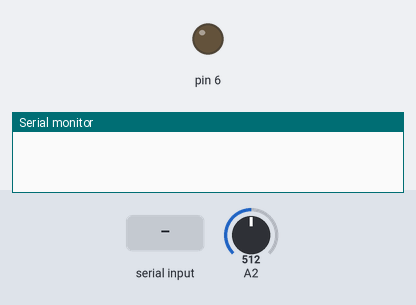
Simulated run of this sketch. Board: Arduino Uno, built with avr-gcc and run on an emulated ATmega328P. Parts: output pins drawn as LEDs (lit = HIGH), the last lines printed to the serial monitor. Inputs (shaded band) come from the test bench; at power-on: A2 = 512.

Above: at 1.2 s.
1.3 s: "ON" received over Serial
3.8 s: A2 set to 256
5.3 s: A2 set to 228
At 6.5 s:
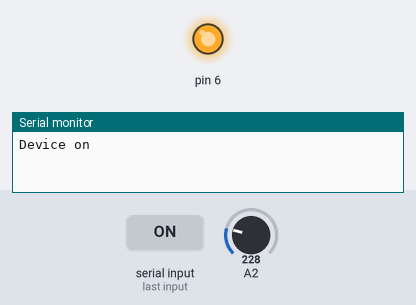
6.8 s: A2 set to 265
At 7.6 s:
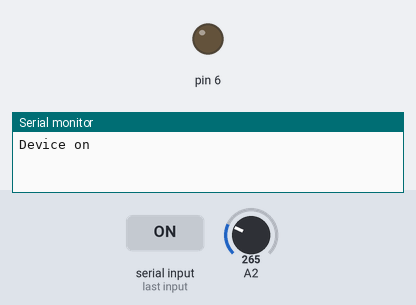
8.3 s: A2 set to 122
At 8.8 s:
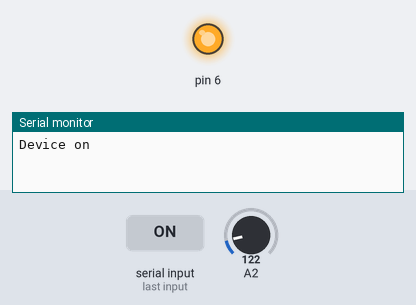
9.8 s: "OFF" received over Serial
At 11.8 s:
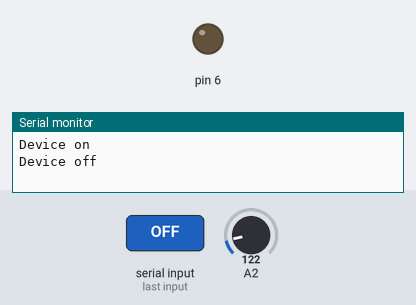
Timing chart, 0 to 13.2 s (numbered marks = the images above; inputs shaded):
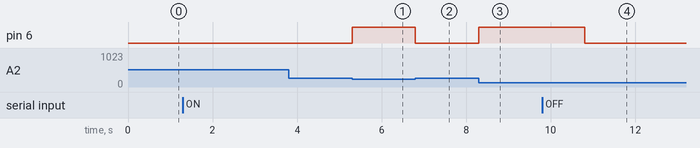

The sketch:

pwmcontrol.ino
```cpp
//PD controller
float u=0;
float k=65000;
float d=0;
float e_i=0;
float e_f=0;
float error=0;
//
float goal= 0.5;
//Input
int value = 0;
float voltage;
float psi;
float tactile_sensor;
//On-off device
bool on=false;
String readString="OFF";


void setup()
{
  pinMode(6, OUTPUT);
  Serial.begin(115200);
}

void loop()
{
  while(Serial.available())
  {
      readString=Serial.readString();
  }
  if (readString =="ON")
    {
      if (on==false)
      {
        Serial.println("Device on");
        on=true;
      }
      value = analogRead(A2);
      voltage = value * 5.0/12;
      psi = ((voltage * 0.175)-14.6959)-2.2;
      //tactile_sensor = (psi /14.80)+1;
      error=goal-psi;
      u=k*error+d*(error-e_f);
      e_f=error;
      if (u>255) u=255;
      if (u<0) u=0;
      //Serial.println("Preasure goal = "+String(goal));
      //Serial.println("psi = "+String(psi));
      //Serial.println("Error = "+ String(error));
      analogWrite(6,round(u));
      //analogWrite(6,round(255));
    }
    if (readString =="OFF")
    {
      if (on==true)
      {
        Serial.println("Device off");
        analogWrite(6,round(0));
        on=false;
      }
    }
    if (readString !="OFF" && readString !="ON")
    {
      goal =readString.substring(0, 3).toFloat();
      Serial.println("Set preassure to: "+String(goal));
      readString="OFF";
    }
  }
```

Measured:
- the behaviour switches between 239 and 238 on A2 (found by bisection; images 0 and 1)
- after the input at 3.8 s, every drawn part: stays the same
- after the input at 5.3 s, pin 6: LOW → HIGH at once
- after the input at 6.8 s, pin 6: HIGH → LOW at once
- after the input at 8.3 s, pin 6: LOW → HIGH at once
- after the input at 9.8 s, pin 6: HIGH → LOW after 1.0 s
